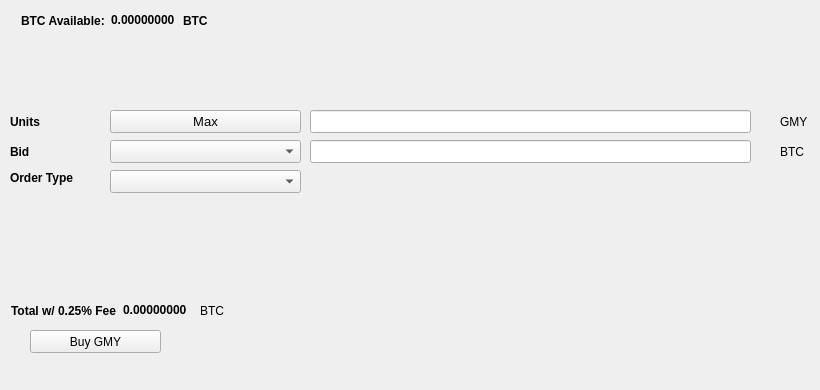
   <widget class="QWidget" name="BuyTab">
    <attribute name="title">
     <string>Buy</string>
    </attribute>
    <widget class="QPushButton" name="BuyGMY">
     <property name="geometry">
      <rect>
       <x>30</x>
       <y>330</y>
       <width>131</width>
       <height>23</height>
      </rect>
     </property>
     <property name="text">
      <string>Buy GMY</string>
     </property>
     <property name="icon">
      <iconset resource="../GyMoney.qrc">
       <normaloff>:/icons/bitcoin</normaloff>:/icons/bitcoin</iconset>
     </property>
    </widget>
    <widget class="QLabel" name="label_3">
     <property name="geometry">
      <rect>
       <x>10</x>
       <y>110</y>
       <width>46</width>
       <height>23</height>
      </rect>
     </property>
     <property name="font">
      <font>
       <weight>75</weight>
       <bold>true</bold>
      </font>
     </property>
     <property name="text">
      <string>Units</string>
     </property>
    </widget>
    <widget class="QLineEdit" name="UnitsInput">
     <property name="geometry">
      <rect>
       <x>310</x>
       <y>110</y>
       <width>441</width>
       <height>23</height>
      </rect>
     </property>
     <property name="font">
      <font>
       <pointsize>9</pointsize>
       <weight>75</weight>
       <bold>true</bold>
      </font>
     </property>
    </widget>
    <widget class="QLineEdit" name="BuyBidPriceEdit">
     <property name="geometry">
      <rect>
       <x>310</x>
       <y>140</y>
       <width>441</width>
       <height>23</height>
      </rect>
     </property>
     <property name="font">
      <font>
       <pointsize>9</pointsize>
       <weight>75</weight>
       <bold>true</bold>
      </font>
     </property>
    </widget>
    <widget class="QLabel" name="label_4">
     <property name="geometry">
      <rect>
       <x>780</x>
       <y>110</y>
       <width>31</width>
       <height>23</height>
      </rect>
     </property>
     <property name="text">
      <string>GMY</string>
     </property>
    </widget>
    <widget class="QLabel" name="label_5">
     <property name="geometry">
      <rect>
       <x>780</x>
       <y>140</y>
       <width>31</width>
       <height>23</height>
      </rect>
     </property>
     <property name="text">
      <string>BTC</string>
     </property>
    </widget>
    <widget class="QLabel" name="label_6">
     <property name="geometry">
      <rect>
       <x>10</x>
       <y>140</y>
       <width>46</width>
       <height>23</height>
      </rect>
     </property>
     <property name="font">
      <font>
       <weight>75</weight>
       <bold>true</bold>
      </font>
     </property>
     <property name="text">
      <string>Bid</string>
     </property>
    </widget>
    <widget class="QLabel" name="label_7">
     <property name="geometry">
      <rect>
       <x>10</x>
       <y>170</y>
       <width>91</width>
       <height>16</height>
      </rect>
     </property>
     <property name="font">
      <font>
       <weight>75</weight>
       <bold>true</bold>
      </font>
     </property>
     <property name="text">
      <string>Order Type</string>
     </property>
    </widget>
    <widget class="QPushButton" name="Buy_Max_Amount">
     <property name="geometry">
      <rect>
       <x>110</x>
       <y>110</y>
       <width>191</width>
       <height>23</height>
      </rect>
     </property>
     <property name="font">
      <font>
       <pointsize>10</pointsize>
      </font>
     </property>
     <property name="text">
      <string>Max</string>
     </property>
    </widget>
    <widget class="QComboBox" name="BuyBidcomboBox">
     <property name="geometry">
      <rect>
       <x>110</x>
       <y>140</y>
       <width>191</width>
       <height>23</height>
      </rect>
     </property>
     <property name="font">
      <font>
       <pointsize>10</pointsize>
      </font>
     </property>
    </widget>
    <widget class="QComboBox" name="buyOrdertypeCombo">
     <property name="geometry">
      <rect>
       <x>110</x>
       <y>170</y>
       <width>191</width>
       <height>23</height>
      </rect>
     </property>
     <property name="font">
      <font>
       <pointsize>10</pointsize>
      </font>
     </property>
    </widget>
    <widget class="QWidget" name="layoutWidget1">
     <property name="geometry">
      <rect>
       <x>21</x>
       <y>11</y>
       <width>227</width>
       <height>19</height>
      </rect>
     </property>
     <layout class="QHBoxLayout" name="horizontalLayout_3">
      <item>
       <widget class="QLabel" name="label232">
        <property name="font">
         <font>
          <weight>75</weight>
          <bold>true</bold>
         </font>
        </property>
        <property name="text">
         <string>BTC Available:</string>
        </property>
       </widget>
      </item>
      <item>
       <widget class="QLabel" name="BtcAvailableLbl">
        <property name="palette">
         <palette>
          <active>
           <colorrole role="WindowText">
            <brush brushstyle="SolidPattern">
             <color alpha="255">
              <red>0</red>
              <green>0</green>
              <blue>0</blue>
             </color>
            </brush>
           </colorrole>
           <colorrole role="Button">
            <brush brushstyle="SolidPattern">
             <color alpha="255">
              <red>0</red>
              <green>170</green>
              <blue>0</blue>
             </color>
            </brush>
           </colorrole>
           <colorrole role="Light">
            <brush brushstyle="SolidPattern">
             <color alpha="255">
              <red>0</red>
              <green>255</green>
              <blue>0</blue>
             </color>
            </brush>
           </colorrole>
           <colorrole role="Midlight">
            <brush brushstyle="SolidPattern">
             <color alpha="255">
              <red>0</red>
              <green>212</green>
              <blue>0</blue>
             </color>
            </brush>
           </colorrole>
           <colorrole role="Dark">
            <brush brushstyle="SolidPattern">
             <color alpha="255">
              <red>0</red>
              <green>85</green>
              <blue>0</blue>
             </color>
            </brush>
           </colorrole>
           <colorrole role="Mid">
            <brush brushstyle="SolidPattern">
             <color alpha="255">
              <red>0</red>
              <green>113</green>
              <blue>0</blue>
             </color>
            </brush>
           </colorrole>
           <colorrole role="Text">
            <brush brushstyle="SolidPattern">
             <color alpha="255">
              <red>0</red>
              <green>170</green>
              <blue>0</blue>
             </color>
            </brush>
           </colorrole>
           <colorrole role="BrightText">
            <brush brushstyle="SolidPattern">
             <color alpha="255">
              <red>255</red>
              <green>255</green>
              <blue>255</blue>
             </color>
            </brush>
           </colorrole>
           <colorrole role="ButtonText">
            <brush brushstyle="SolidPattern">
             <color alpha="255">
              <red>0</red>
              <green>0</green>
              <blue>0</blue>
             </color>
            </brush>
           </colorrole>
           <colorrole role="Base">
            <brush brushstyle="SolidPattern">
             <color alpha="255">
              <red>255</red>
              <green>255</green>
              <blue>255</blue>
             </color>
            </brush>
           </colorrole>
           <colorrole role="Window">
            <brush brushstyle="SolidPattern">
             <color alpha="255">
              <red>0</red>
              <green>170</green>
              <blue>0</blue>
             </color>
            </brush>
           </colorrole>
           <colorrole role="Shadow">
            <brush brushstyle="SolidPattern">
             <color alpha="255">
              <red>0</red>
              <green>0</green>
              <blue>0</blue>
             </color>
            </brush>
           </colorrole>
           <colorrole role="AlternateBase">
            <brush brushstyle="SolidPattern">
             <color alpha="255">
              <red>127</red>
              <green>212</green>
              <blue>127</blue>
             </color>
            </brush>
           </colorrole>
           <colorrole role="ToolTipBase">
            <brush brushstyle="SolidPattern">
             <color alpha="255">
              <red>255</red>
              <green>255</green>
              <blue>220</blue>
             </color>
            </brush>
           </colorrole>
           <colorrole role="ToolTipText">
            <brush brushstyle="SolidPattern">
             <color alpha="255">
              <red>0</red>
              <green>0</green>
              <blue>0</blue>
             </color>
            </brush>
           </colorrole>
          </active>
          <inactive>
           <colorrole role="WindowText">
            <brush brushstyle="SolidPattern">
             <color alpha="255">
              <red>0</red>
              <green>0</green>
              <blue>0</blue>
             </color>
            </brush>
           </colorrole>
           <colorrole role="Button">
            <brush brushstyle="SolidPattern">
             <color alpha="255">
              <red>0</red>
              <green>170</green>
              <blue>0</blue>
             </color>
            </brush>
           </colorrole>
           <colorrole role="Light">
            <brush brushstyle="SolidPattern">
             <color alpha="255">
              <red>0</red>
              <green>255</green>
              <blue>0</blue>
             </color>
            </brush>
           </colorrole>
           <colorrole role="Midlight">
            <brush brushstyle="SolidPattern">
             <color alpha="255">
              <red>0</red>
              <green>212</green>
              <blue>0</blue>
             </color>
            </brush>
           </colorrole>
           <colorrole role="Dark">
            <brush brushstyle="SolidPattern">
             <color alpha="255">
              <red>0</red>
              <green>85</green>
              <blue>0</blue>
             </color>
            </brush>
           </colorrole>
           <colorrole role="Mid">
            <brush brushstyle="SolidPattern">
             <color alpha="255">
              <red>0</red>
              <green>113</green>
              <blue>0</blue>
             </color>
            </brush>
           </colorrole>
           <colorrole role="Text">
            <brush brushstyle="SolidPattern">
             <color alpha="255">
              <red>0</red>
              <green>170</green>
              <blue>0</blue>
             </color>
            </brush>
           </colorrole>
           <colorrole role="BrightText">
            <brush brushstyle="SolidPattern">
             <color alpha="255">
              <red>255</red>
              <green>255</green>
              <blue>255</blue>
             </color>
            </brush>
           </colorrole>
           <colorrole role="ButtonText">
            <brush brushstyle="SolidPattern">
             <color alpha="255">
              <red>0</red>
              <green>0</green>
              <blue>0</blue>
             </color>
            </brush>
           </colorrole>
           <colorrole role="Base">
            <brush brushstyle="SolidPattern">
             <color alpha="255">
              <red>255</red>
              <green>255</green>
              <blue>255</blue>
             </color>
            </brush>
           </colorrole>
           <colorrole role="Window">
            <brush brushstyle="SolidPattern">
             <color alpha="255">
              <red>0</red>
              <green>170</green>
              <blue>0</blue>
             </color>
            </brush>
           </colorrole>
           <colorrole role="Shadow">
            <brush brushstyle="SolidPattern">
             <color alpha="255">
              <red>0</red>
              <green>0</green>
              <blue>0</blue>
             </color>
            </brush>
           </colorrole>
           <colorrole role="AlternateBase">
            <brush brushstyle="SolidPattern">
             <color alpha="255">
              <red>127</red>
              <green>212</green>
              <blue>127</blue>
             </color>
            </brush>
           </colorrole>
           <colorrole role="ToolTipBase">
            <brush brushstyle="SolidPattern">
             <color alpha="255">
              <red>255</red>
              <green>255</green>
              <blue>220</blue>
             </color>
            </brush>
           </colorrole>
           <colorrole role="ToolTipText">
            <brush brushstyle="SolidPattern">
             <color alpha="255">
              <red>0</red>
              <green>0</green>
              <blue>0</blue>
             </color>
            </brush>
           </colorrole>
          </inactive>
          <disabled>
           <colorrole role="WindowText">
            <brush brushstyle="SolidPattern">
             <color alpha="255">
              <red>0</red>
              <green>85</green>
              <blue>0</blue>
             </color>
            </brush>
           </colorrole>
           <colorrole role="Button">
            <brush brushstyle="SolidPattern">
             <color alpha="255">
              <red>0</red>
              <green>170</green>
              <blue>0</blue>
             </color>
            </brush>
           </colorrole>
           <colorrole role="Light">
            <brush brushstyle="SolidPattern">
             <color alpha="255">
              <red>0</red>
              <green>255</green>
              <blue>0</blue>
             </color>
            </brush>
           </colorrole>
           <colorrole role="Midlight">
            <brush brushstyle="SolidPattern">
             <color alpha="255">
              <red>0</red>
              <green>212</green>
              <blue>0</blue>
             </color>
            </brush>
           </colorrole>
           <colorrole role="Dark">
            <brush brushstyle="SolidPattern">
             <color alpha="255">
              <red>0</red>
              <green>85</green>
              <blue>0</blue>
             </color>
            </brush>
           </colorrole>
           <colorrole role="Mid">
            <brush brushstyle="SolidPattern">
             <color alpha="255">
              <red>0</red>
              <green>113</green>
              <blue>0</blue>
             </color>
            </brush>
           </colorrole>
           <colorrole role="Text">
            <brush brushstyle="SolidPattern">
             <color alpha="255">
              <red>0</red>
              <green>85</green>
              <blue>0</blue>
             </color>
            </brush>
           </colorrole>
           <colorrole role="BrightText">
            <brush brushstyle="SolidPattern">
             <color alpha="255">
              <red>255</red>
              <green>255</green>
              <blue>255</blue>
             </color>
            </brush>
           </colorrole>
           <colorrole role="ButtonText">
            <brush brushstyle="SolidPattern">
             <color alpha="255">
              <red>0</red>
              <green>85</green>
              <blue>0</blue>
             </color>
            </brush>
           </colorrole>
           <colorrole role="Base">
            <brush brushstyle="SolidPattern">
             <color alpha="255">
              <red>0</red>
              <green>170</green>
              <blue>0</blue>
             </color>
            </brush>
           </colorrole>
           <colorrole role="Window">
            <brush brushstyle="SolidPattern">
             <color alpha="255">
              <red>0</red>
              <green>170</green>
              <blue>0</blue>
             </color>
            </brush>
           </colorrole>
           <colorrole role="Shadow">
            <brush brushstyle="SolidPattern">
             <color alpha="255">
              <red>0</red>
              <green>0</green>
              <blue>0</blue>
             </color>
            </brush>
           </colorrole>
           <colorrole role="AlternateBase">
            <brush brushstyle="SolidPattern">
             <color alpha="255">
              <red>0</red>
              <green>170</green>
              <blue>0</blue>
             </color>
            </brush>
           </colorrole>
           <colorrole role="ToolTipBase">
            <brush brushstyle="SolidPattern">
             <color alpha="255">
              <red>255</red>
              <green>255</green>
              <blue>220</blue>
             </color>
            </brush>
           </colorrole>
           <colorrole role="ToolTipText">
            <brush brushstyle="SolidPattern">
             <color alpha="255">
              <red>0</red>
              <green>0</green>
              <blue>0</blue>
             </color>
            </brush>
           </colorrole>
          </disabled>
         </palette>
        </property>
        <property name="font">
         <font>
          <weight>75</weight>
          <bold>true</bold>
         </font>
        </property>
        <property name="text">
         <string>0.00000000</string>
        </property>
        <property name="textInteractionFlags">
         <set>Qt::LinksAccessibleByMouse|Qt::TextSelectableByKeyboard|Qt::TextSelectableByMouse</set>
        </property>
       </widget>
      </item>
      <item>
       <widget class="QLabel" name="BtcAvailableLbl_2">
        <property name="font">
         <font>
          <weight>75</weight>
          <bold>true</bold>
         </font>
        </property>
        <property name="text">
         <string>BTC</string>
        </property>
       </widget>
      </item>
     </layout>
    </widget>
    <widget class="QWidget" name="layoutWidge2">
     <property name="geometry">
      <rect>
       <x>11</x>
       <y>301</y>
       <width>259</width>
       <height>19</height>
      </rect>
     </property>
     <layout class="QHBoxLayout" name="horizontalLayout_4">
      <item>
       <widget class="QLabel" name="label_9">
        <property name="font">
         <font>
          <weight>75</weight>
          <bold>true</bold>
         </font>
        </property>
        <property name="text">
         <string>Total w/ 0.25% Fee</string>
        </property>
       </widget>
      </item>
      <item>
       <widget class="QLabel" name="BuyCostLabel">
        <property name="palette">
         <palette>
          <active>
           <colorrole role="WindowText">
            <brush brushstyle="SolidPattern">
             <color alpha="255">
              <red>0</red>
              <green>0</green>
              <blue>0</blue>
             </color>
            </brush>
           </colorrole>
           <colorrole role="Button">
            <brush brushstyle="SolidPattern">
             <color alpha="255">
              <red>0</red>
              <green>170</green>
              <blue>0</blue>
             </color>
            </brush>
           </colorrole>
           <colorrole role="Light">
            <brush brushstyle="SolidPattern">
             <color alpha="255">
              <red>0</red>
              <green>255</green>
              <blue>0</blue>
             </color>
            </brush>
           </colorrole>
           <colorrole role="Midlight">
            <brush brushstyle="SolidPattern">
             <color alpha="255">
              <red>0</red>
              <green>212</green>
              <blue>0</blue>
             </color>
            </brush>
           </colorrole>
           <colorrole role="Dark">
            <brush brushstyle="SolidPattern">
             <color alpha="255">
              <red>0</red>
              <green>85</green>
              <blue>0</blue>
             </color>
            </brush>
           </colorrole>
           <colorrole role="Mid">
            <brush brushstyle="SolidPattern">
             <color alpha="255">
              <red>0</red>
              <green>113</green>
              <blue>0</blue>
             </color>
            </brush>
           </colorrole>
           <colorrole role="Text">
            <brush brushstyle="SolidPattern">
             <color alpha="255">
              <red>0</red>
              <green>170</green>
              <blue>0</blue>
             </color>
            </brush>
           </colorrole>
           <colorrole role="BrightText">
            <brush brushstyle="SolidPattern">
             <color alpha="255">
              <red>255</red>
              <green>255</green>
              <blue>255</blue>
             </color>
            </brush>
           </colorrole>
           <colorrole role="ButtonText">
            <brush brushstyle="SolidPattern">
             <color alpha="255">
              <red>0</red>
              <green>0</green>
              <blue>0</blue>
             </color>
            </brush>
           </colorrole>
           <colorrole role="Base">
            <brush brushstyle="SolidPattern">
             <color alpha="255">
              <red>255</red>
              <green>255</green>
              <blue>255</blue>
             </color>
            </brush>
           </colorrole>
           <colorrole role="Window">
            <brush brushstyle="SolidPattern">
             <color alpha="255">
              <red>0</red>
              <green>170</green>
              <blue>0</blue>
             </color>
            </brush>
           </colorrole>
           <colorrole role="Shadow">
            <brush brushstyle="SolidPattern">
             <color alpha="255">
              <red>0</red>
              <green>0</green>
              <blue>0</blue>
             </color>
            </brush>
           </colorrole>
           <colorrole role="AlternateBase">
            <brush brushstyle="SolidPattern">
             <color alpha="255">
              <red>127</red>
              <green>212</green>
              <blue>127</blue>
             </color>
            </brush>
           </colorrole>
           <colorrole role="ToolTipBase">
            <brush brushstyle="SolidPattern">
             <color alpha="255">
              <red>255</red>
              <green>255</green>
              <blue>220</blue>
             </color>
            </brush>
           </colorrole>
           <colorrole role="ToolTipText">
            <brush brushstyle="SolidPattern">
             <color alpha="255">
              <red>0</red>
              <green>0</green>
              <blue>0</blue>
             </color>
            </brush>
           </colorrole>
          </active>
          <inactive>
           <colorrole role="WindowText">
            <brush brushstyle="SolidPattern">
             <color alpha="255">
              <red>0</red>
              <green>0</green>
              <blue>0</blue>
             </color>
            </brush>
           </colorrole>
           <colorrole role="Button">
            <brush brushstyle="SolidPattern">
             <color alpha="255">
              <red>0</red>
              <green>170</green>
              <blue>0</blue>
             </color>
            </brush>
           </colorrole>
           <colorrole role="Light">
            <brush brushstyle="SolidPattern">
             <color alpha="255">
              <red>0</red>
              <green>255</green>
              <blue>0</blue>
             </color>
            </brush>
           </colorrole>
           <colorrole role="Midlight">
            <brush brushstyle="SolidPattern">
             <color alpha="255">
              <red>0</red>
              <green>212</green>
              <blue>0</blue>
             </color>
            </brush>
           </colorrole>
           <colorrole role="Dark">
            <brush brushstyle="SolidPattern">
             <color alpha="255">
              <red>0</red>
              <green>85</green>
              <blue>0</blue>
             </color>
            </brush>
           </colorrole>
           <colorrole role="Mid">
            <brush brushstyle="SolidPattern">
             <color alpha="255">
              <red>0</red>
              <green>113</green>
              <blue>0</blue>
             </color>
            </brush>
           </colorrole>
           <colorrole role="Text">
            <brush brushstyle="SolidPattern">
             <color alpha="255">
              <red>0</red>
              <green>170</green>
              <blue>0</blue>
             </color>
            </brush>
           </colorrole>
           <colorrole role="BrightText">
            <brush brushstyle="SolidPattern">
             <color alpha="255">
              <red>255</red>
              <green>255</green>
              <blue>255</blue>
             </color>
            </brush>
           </colorrole>
           <colorrole role="ButtonText">
            <brush brushstyle="SolidPattern">
             <color alpha="255">
              <red>0</red>
              <green>0</green>
              <blue>0</blue>
             </color>
            </brush>
           </colorrole>
           <colorrole role="Base">
            <brush brushstyle="SolidPattern">
             <color alpha="255">
              <red>255</red>
              <green>255</green>
              <blue>255</blue>
             </color>
            </brush>
           </colorrole>
           <colorrole role="Window">
            <brush brushstyle="SolidPattern">
             <color alpha="255">
              <red>0</red>
              <green>170</green>
              <blue>0</blue>
             </color>
            </brush>
           </colorrole>
           <colorrole role="Shadow">
            <brush brushstyle="SolidPattern">
             <color alpha="255">
              <red>0</red>
              <green>0</green>
              <blue>0</blue>
             </color>
            </brush>
           </colorrole>
           <colorrole role="AlternateBase">
            <brush brushstyle="SolidPattern">
             <color alpha="255">
              <red>127</red>
              <green>212</green>
              <blue>127</blue>
             </color>
            </brush>
           </colorrole>
           <colorrole role="ToolTipBase">
            <brush brushstyle="SolidPattern">
             <color alpha="255">
              <red>255</red>
              <green>255</green>
              <blue>220</blue>
             </color>
            </brush>
           </colorrole>
           <colorrole role="ToolTipText">
            <brush brushstyle="SolidPattern">
             <color alpha="255">
              <red>0</red>
              <green>0</green>
              <blue>0</blue>
             </color>
            </brush>
           </colorrole>
          </inactive>
          <disabled>
           <colorrole role="WindowText">
            <brush brushstyle="SolidPattern">
             <color alpha="255">
              <red>0</red>
              <green>85</green>
              <blue>0</blue>
             </color>
            </brush>
           </colorrole>
           <colorrole role="Button">
            <brush brushstyle="SolidPattern">
             <color alpha="255">
              <red>0</red>
              <green>170</green>
              <blue>0</blue>
             </color>
            </brush>
           </colorrole>
           <colorrole role="Light">
            <brush brushstyle="SolidPattern">
             <color alpha="255">
              <red>0</red>
              <green>255</green>
              <blue>0</blue>
             </color>
            </brush>
           </colorrole>
           <colorrole role="Midlight">
            <brush brushstyle="SolidPattern">
             <color alpha="255">
              <red>0</red>
              <green>212</green>
              <blue>0</blue>
             </color>
            </brush>
           </colorrole>
           <colorrole role="Dark">
            <brush brushstyle="SolidPattern">
             <color alpha="255">
              <red>0</red>
              <green>85</green>
              <blue>0</blue>
             </color>
            </brush>
           </colorrole>
           <colorrole role="Mid">
            <brush brushstyle="SolidPattern">
             <color alpha="255">
              <red>0</red>
              <green>113</green>
              <blue>0</blue>
             </color>
            </brush>
           </colorrole>
           <colorrole role="Text">
            <brush brushstyle="SolidPattern">
             <color alpha="255">
              <red>0</red>
              <green>85</green>
              <blue>0</blue>
             </color>
            </brush>
           </colorrole>
           <colorrole role="BrightText">
            <brush brushstyle="SolidPattern">
             <color alpha="255">
              <red>255</red>
              <green>255</green>
              <blue>255</blue>
             </color>
            </brush>
           </colorrole>
           <colorrole role="ButtonText">
            <brush brushstyle="SolidPattern">
             <color alpha="255">
              <red>0</red>
              <green>85</green>
              <blue>0</blue>
             </color>
            </brush>
           </colorrole>
           <colorrole role="Base">
            <brush brushstyle="SolidPattern">
             <color alpha="255">
              <red>0</red>
              <green>170</green>
              <blue>0</blue>
             </color>
            </brush>
           </colorrole>
           <colorrole role="Window">
            <brush brushstyle="SolidPattern">
             <color alpha="255">
              <red>0</red>
              <green>170</green>
              <blue>0</blue>
             </color>
            </brush>
           </colorrole>
           <colorrole role="Shadow">
            <brush brushstyle="SolidPattern">
             <color alpha="255">
              <red>0</red>
              <green>0</green>
              <blue>0</blue>
             </color>
            </brush>
           </colorrole>
           <colorrole role="AlternateBase">
            <brush brushstyle="SolidPattern">
             <color alpha="255">
              <red>0</red>
              <green>170</green>
              <blue>0</blue>
             </color>
            </brush>
           </colorrole>
           <colorrole role="ToolTipBase">
            <brush brushstyle="SolidPattern">
             <color alpha="255">
              <red>255</red>
              <green>255</green>
              <blue>220</blue>
             </color>
            </brush>
           </colorrole>
           <colorrole role="ToolTipText">
            <brush brushstyle="SolidPattern">
             <color alpha="255">
              <red>0</red>
              <green>0</green>
              <blue>0</blue>
             </color>
            </brush>
           </colorrole>
          </disabled>
         </palette>
        </property>
        <property name="font">
         <font>
          <weight>75</weight>
          <bold>true</bold>
         </font>
        </property>
        <property name="autoFillBackground">
         <bool>false</bool>
        </property>
        <property name="text">
         <string>0.00000000</string>
        </property>
        <property name="textInteractionFlags">
         <set>Qt::LinksAccessibleByMouse|Qt::TextSelectableByMouse</set>
        </property>
       </widget>
      </item>
      <item>
       <widget class="QLabel" name="label_10">
        <property name="font">
         <font>
          <weight>50</weight>
          <bold>false</bold>
         </font>
        </property>
        <property name="text">
         <string>BTC</string>
        </property>
       </widget>
      </item>
     </layout>
    </widget>
    <widget class="QLabel" name="label_24">
     <property name="geometry">
      <rect>
       <x>460</x>
       <y>300</y>
       <width>281</width>
       <height>81</height>
      </rect>
     </property>
     <property name="text">
      <string/>
     </property>
     <property name="pixmap">
      <pixmap>:/images/bittrex</pixmap>
     </property>
    </widget>
   </widget>
